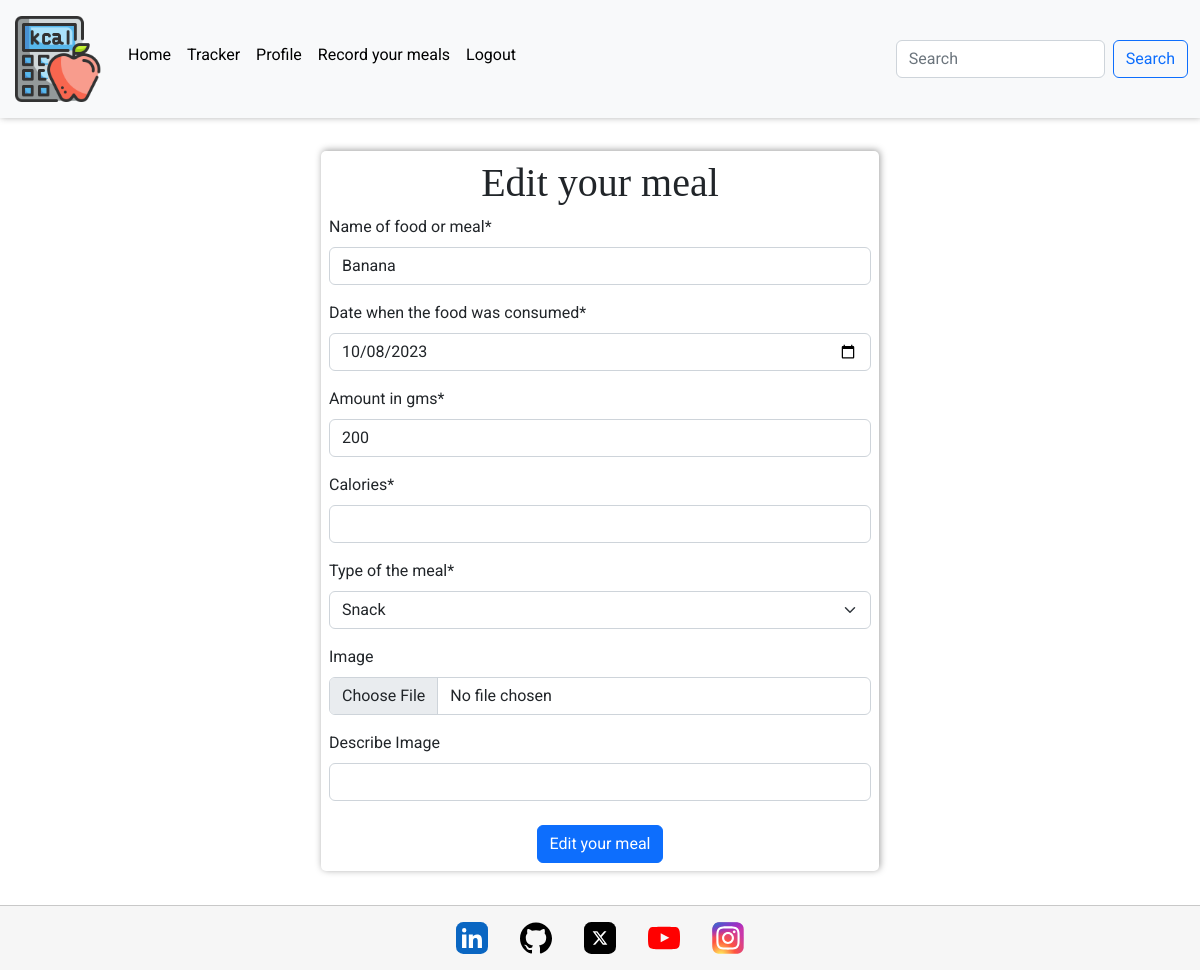
The app's page /tracker/edit/2/ (signed in), older data.
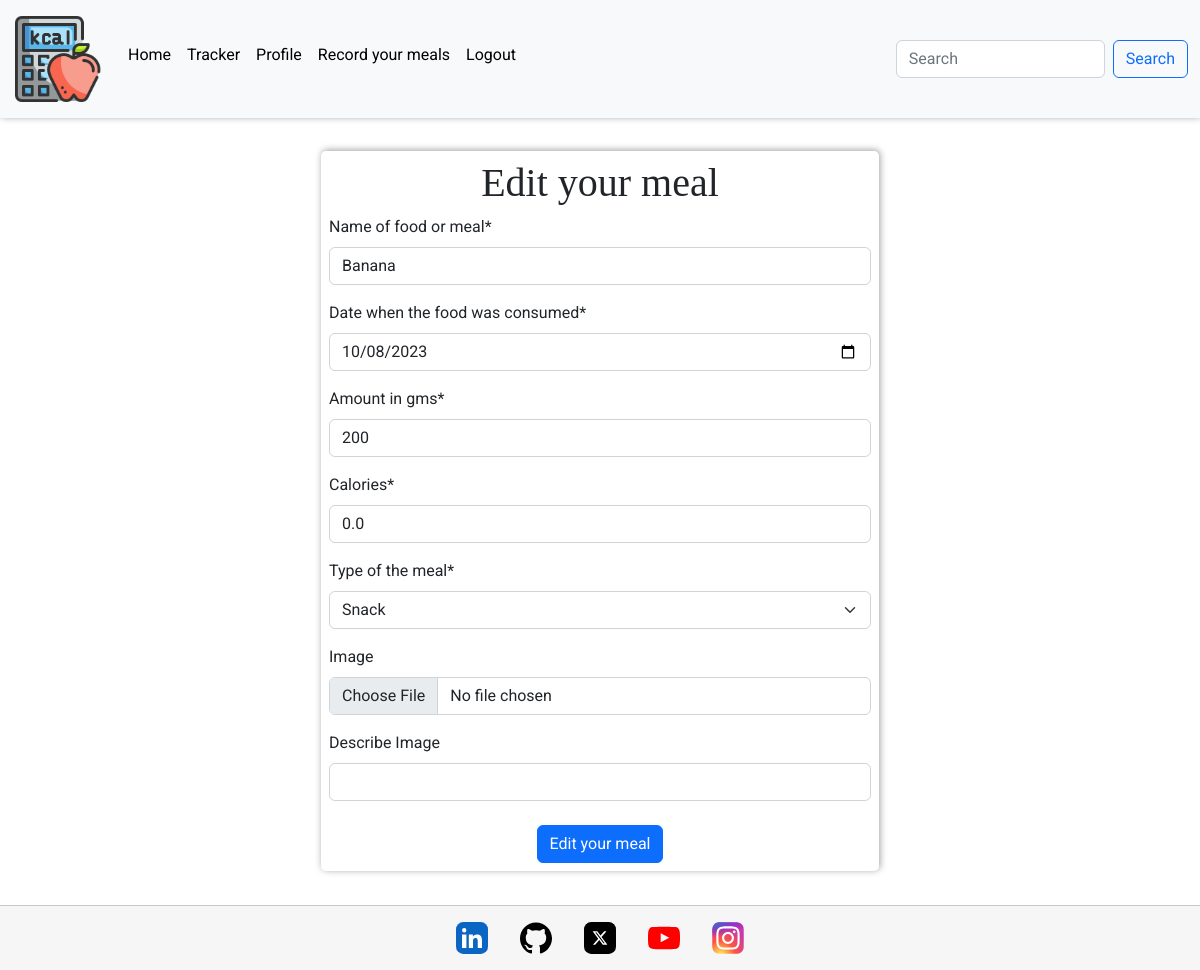
The same page, newer data.
### tracker/models.py (models this page shows, shortened)
class Tracker(models.Model):
    MEAL_CHOICES = (
        ('Breakfast', 'Breakfast'),
        ('Lunch', 'Lunch'),
        ('Dinner', 'Dinner'),
        ('Snack', 'Snack'),
    )
    user = models.ForeignKey(User, related_name='tracker_entries', on_delete=models.CASCADE)
    title = models.CharField(max_length=300, null=False, blank=False)  # Name of the food or meal
    date = models.DateField(null=False, blank=False)  # Date when the food was consumed
    portion_size = models.CharField(max_length=200, blank=False, null=False)  # Size or weight of the portion consumed
    meal_type = models.CharField(choices=MEAL_CHOICES, max_length=10, default='Snack')  # Type of meal
    calories = models.FloatField(null=False, default='0')  # Store the calorie data
    image = ResizedImageField(
        size=(400, None), quality=75, upload_to='tracker/', force_format='WEBP', blank=True, null=False
    )
    image_alt = models.CharField(max_length=100, null=True, blank=True)
    class Meta:
        ordering = ['-date']

### tracker/views.py (the view, shortened to what this page needs)
# urls.py: path('edit/<slug:pk>/', EditTracker.as_view(), name="edit_tracker"),
class EditTracker(LoginRequiredMixin, UserPassesTestMixin, UpdateView):
    template_name = 'tracker/edit_tracker.html'
    model = Tracker
    form_class = TrackerForm
    success_url = '/tracker/'
    def test_func(self):
        return self.request.user == self.get_object().user

### tracker/forms.py (shortened to what this page needs)
class TrackerForm(forms.ModelForm):
    class Meta:
        model = Tracker
        fields = ['title', 'date', 'portion_size', 'calories', 'meal_type', 'image', 'image_alt']
        description = forms.CharField(widget=RichTextWidget())
        widgets = {
            'date': DateInput(attrs={'type': 'date', 'max': date.today().strftime('%Y-%m-%d')}),
        }
        labels = {
            'title': 'Name of food or meal',
            'date': 'Date when the food was consumed',
            'portion_size': 'Amount in gms',
            'calories': 'Calories',
            'meal_type': 'Type of the meal',
            'image': 'Image',
            'image_alt': 'Describe Image'
        }

### tracker/templates/tracker/edit_tracker.html (shortened to what this page needs)
{% extends "base.html" %}
{% block content %}
<div class="container">
    <form method="POST" enctype="multipart/form-data" class="p-2 form">
        <h1 class="text-center">Edit your meal</h1>
        {{ form|crispy }}
        <div class="text-center">
            <button type="submit" class="btn btn-primary mt-2">Edit your meal</button>
        </div>
    </form>
</div>
{% endblock %}

Row changes from the older to the newer data that the page shows:
changed Tracker "Banana": calories (not shown) → "0.0"
